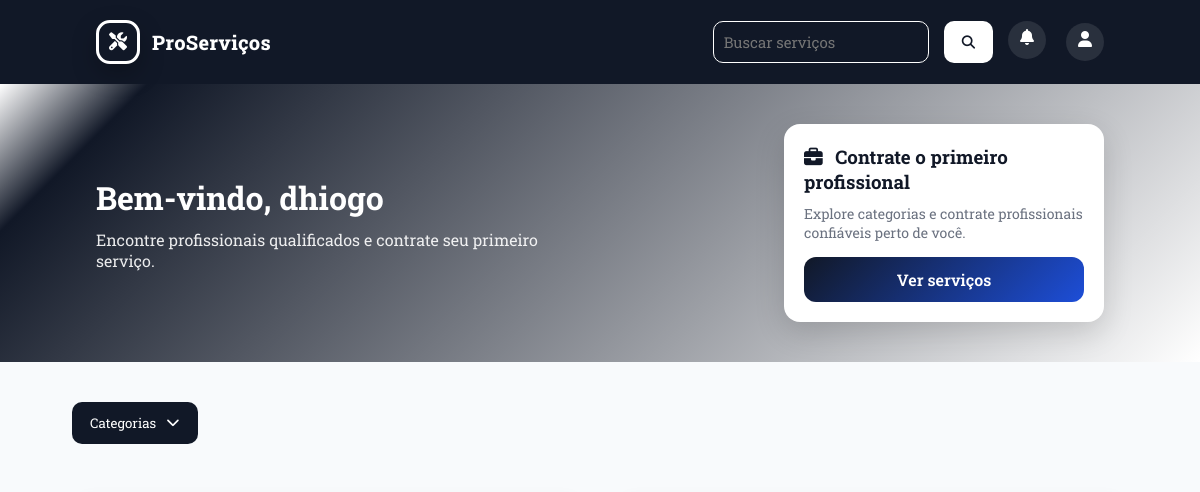
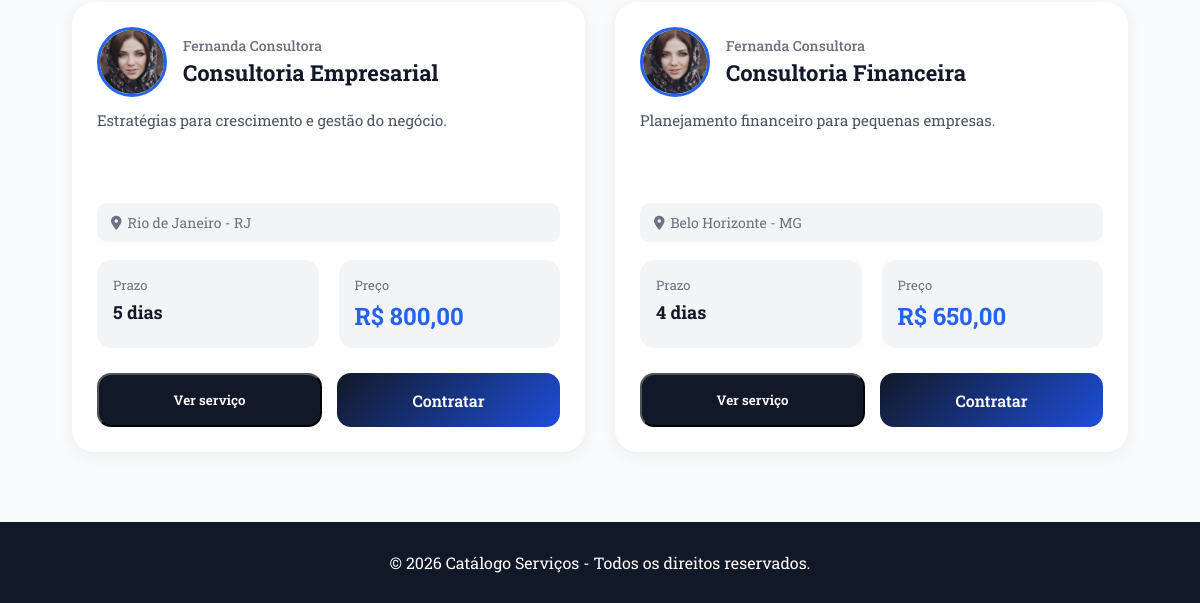
Page /frontend/public/home.php?categoria=4 (signed in) on the earlier database version (2 pictures, top to bottom).
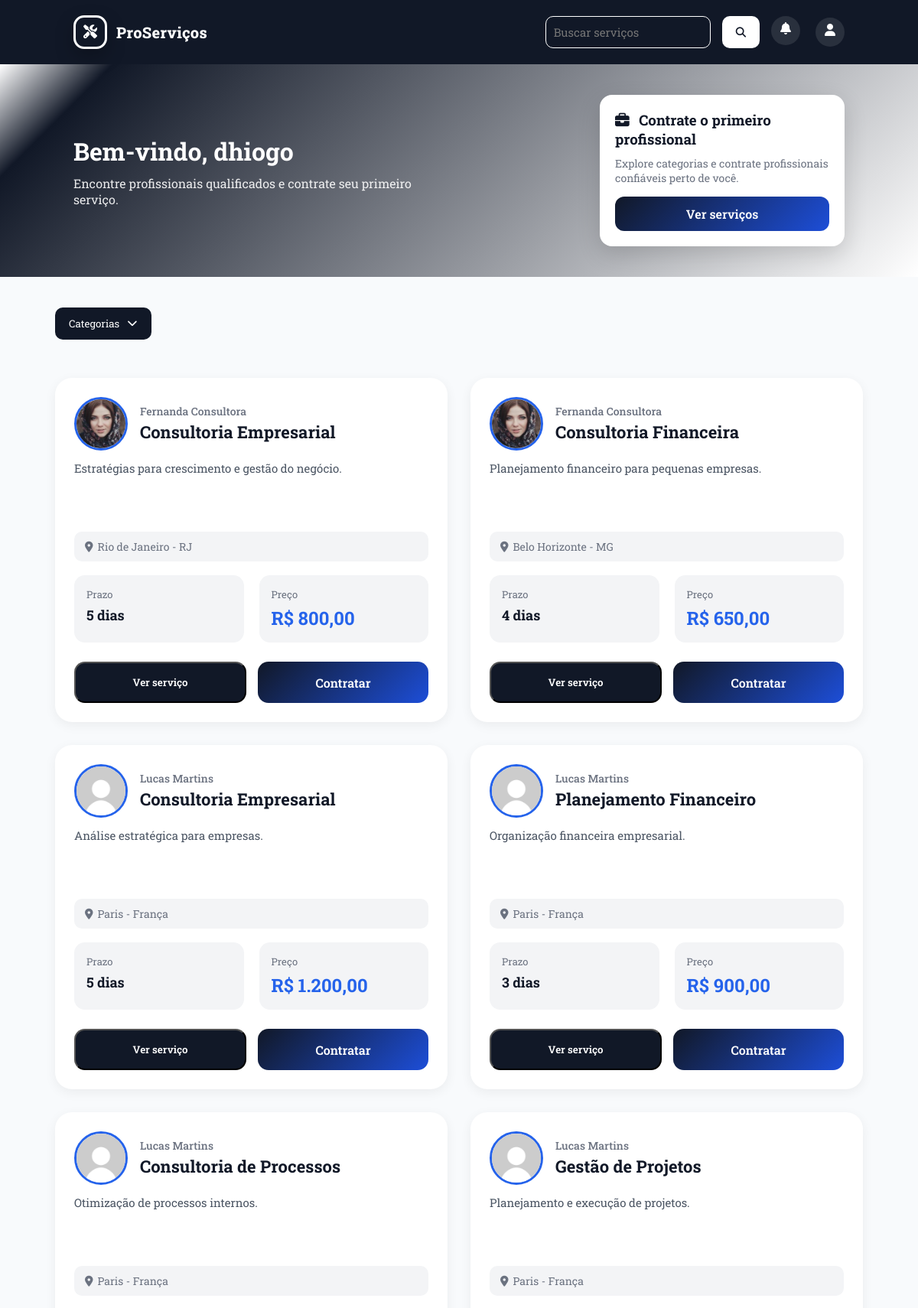
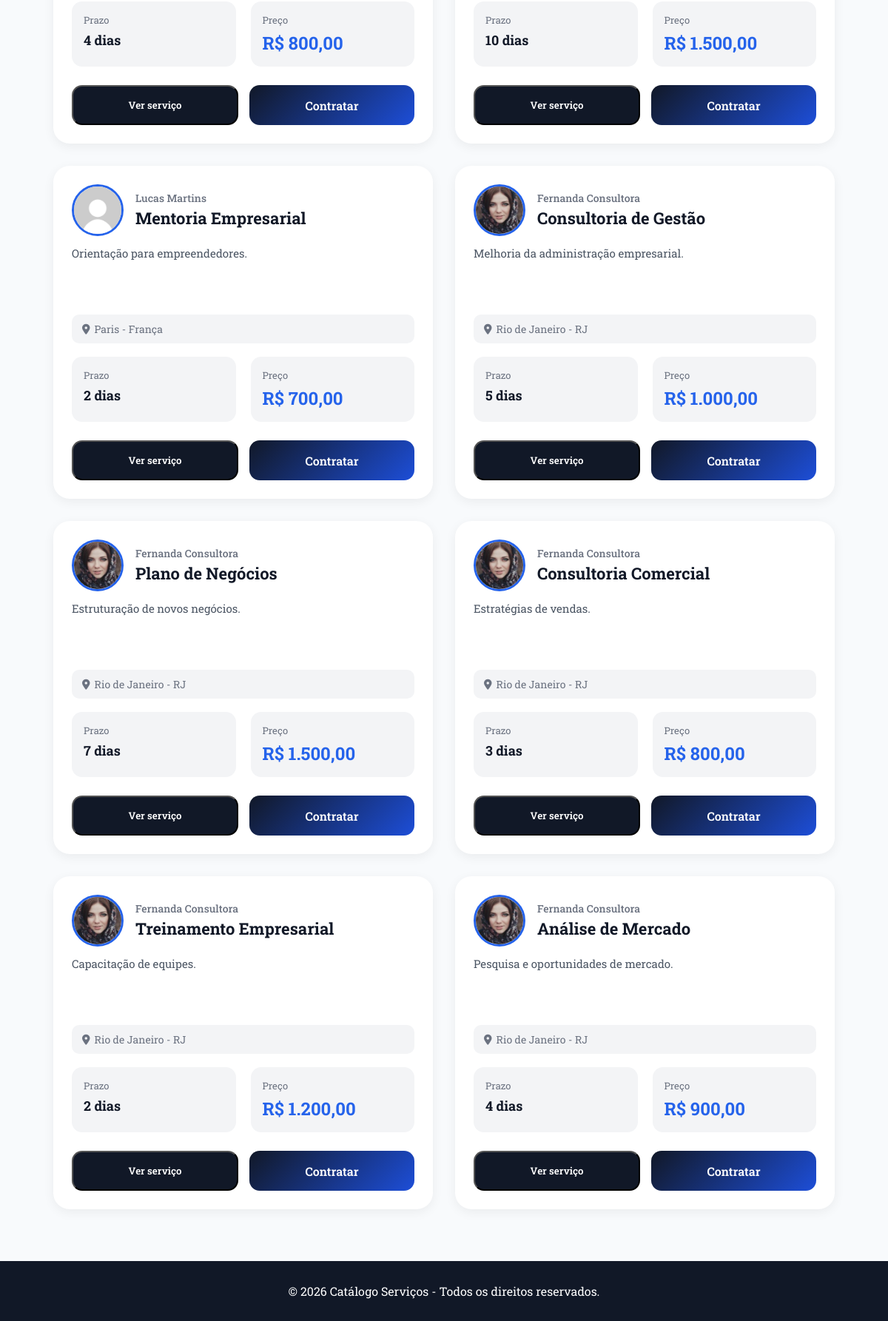
Same page on the later database version (2 pictures, top to bottom).
### tables this page shows
CREATE TABLE `servicos` (
  `id` int(11) NOT NULL,
  `usuario_id` int(11) NOT NULL,
  `categoria_id` int(11) NOT NULL,
  `nome_servico` varchar(255) NOT NULL,
  `descricao` varchar(255) DEFAULT NULL,
  `preco` decimal(10,2) NOT NULL,
  `prazo` int(11) NOT NULL,
  `localizacao` varchar(255) DEFAULT NULL,
  `criado_em` timestamp NOT NULL DEFAULT current_timestamp()
);

CREATE TABLE `usuarios` (
  `id` int(11) NOT NULL,
  `nome` varchar(100) NOT NULL,
  `email` varchar(255) NOT NULL,
  `senha` varchar(255) NOT NULL,
  `telefone` varchar(20) DEFAULT NULL,
  `tipo` enum('cliente','prestador','admin') DEFAULT 'cliente',
  `criado_em` timestamp NOT NULL DEFAULT current_timestamp(),
  `foto` varchar(255) DEFAULT NULL
);

### backend/app/controllers/ServicoController.php (called while the page is built, shortened)
<?php
require_once "C:/Turma2/xampp/htdocs/catalogo-servicos/backend/app/models/ServicoModel.php";
class ServicoController
{
    private $servicoModel;
    public function __construct($pdo)
    {
        $this->servicoModel = new ServicoModel($pdo);
    }
    public function buscarFiltrados($q, $categoriaId)
    {
        return $this->servicoModel->buscarFiltrados($q, $categoriaId);
    }
}

### backend/app/models/ServicoModel.php (called while the page is built, shortened)
<?php
class ServicoModel {
    private $pdo;
    public function __construct($pdo){
        $this->pdo = $pdo;
    }
    public function buscarFiltrados($q = null, $categoriaId = null)
{
    $sql = "SELECT
                s.*,
                u.nome AS prestador,
                u.foto,
                c.nome AS categoria_nome
            FROM servicos s
            JOIN usuarios u ON u.id = s.usuario_id
            JOIN categorias c ON c.id = s.categoria_id
            WHERE 1=1";
    $params = [];
    if (!empty($categoriaId)) {
        $sql .= " AND s.categoria_id = ?";
        $params[] = $categoriaId;
    }
    $stmt = $this->pdo->prepare($sql);
    $stmt->execute($params);
    return $stmt->fetchAll(PDO::FETCH_ASSOC);
}
}

### frontend/public/home.php (the view, shortened to what this page needs)
<?php
require_once "C:/Turma2/xampp/htdocs/catalogo-servicos/backend/app/database/database.php";
require_once "C:/Turma2/xampp/htdocs/catalogo-servicos/backend/app/controllers/ServicoController.php";
$servicoController = new ServicoController($pdo);
$q = $_GET['q'] ?? null;
$categoriaId = $_GET['categoria'] ?? null;
$servicos = $servicoController->buscarFiltrados($q, $categoriaId);
?>
<!DOCTYPE html>
<html lang="pt-br">
<head>
    <link rel="stylesheet" href="https://cdnjs.cloudflare.com/ajax/libs/font-awesome/6.5.1/css/all.min.css">
    <link rel="stylesheet" href="css/home.css">
</head>
<body>
    <header>
        <div class="logo">
            <div class="logo-icon">
                <i class="fa-solid fa-screwdriver-wrench"></i>
            </div>
            <div class="logo-text">
                <span class="logo-name">ProServiços</span>
            </div>
        </div>
        <nav>
            <?php
            $linkNotificacao = "#";
            if (!empty($_SESSION['usuario'])) {
                if ($_SESSION['usuario']['tipo'] === 'prestador') {
                    $linkNotificacao = "Prestador/notificacoes.php";
                } else {
                    $linkNotificacao = "Cliente/notificacoes.php";
                }
            }
            ?>
            <form class="search-box" method="GET" action="home.php">
                <input
                    type="text"
                    id="searchInput"
                    name="q"
                    placeholder="Buscar serviços"
                    value="<?= htmlspecialchars($_GET['q'] ?? '') ?>">
                <button type="submit">
                    <i class="fa-solid fa-magnifying-glass" style="color: #111827;"></i>
                </button>
                <?php if (!empty($_SESSION['usuario'])): ?>
                    <a href="<?= $linkNotificacao ?>" class="icon-user notificacao-icon">
                        <i class="fa-solid fa-bell"></i>
                    </a>
                <?php endif; ?>
            </form>
            <?php if (!empty($_SESSION['usuario'])): ?>
                <a href="perfil.php" class="icon-user">
                    <i class="fa-solid fa-user"></i>
                </a>
            <?php else: ?>
                <a href="login.php">Entrar</a>
                <a href="cadastro.php">Cadastrar</a>
            <?php endif; ?>
        </nav>
    </header>
    <section class="welcome-section">
        <div class="welcome-text">
            <h1>
                Bem-vindo, <?= htmlspecialchars($_SESSION['usuario']['nome'] ?? 'Visitante') ?>
            </h1>
            <p>
                <?php if (!empty($_SESSION['usuario']) && $_SESSION['usuario']['tipo'] === 'prestador'): ?>
                    Gerencie seus serviços e aumente suas oportunidades de clientes.
                <?php else: ?>
                    Encontre profissionais qualificados e contrate seu primeiro serviço.
                <?php endif; ?>
            </p>
        </div>
        <div class="recommendation-card">
            <?php if (!empty($_SESSION['usuario']) && $_SESSION['usuario']['tipo'] === 'prestador'): ?>
                <h3>Crie seu primeiro serviço</h3>
                <p>
                    Publique um serviço e comece a receber propostas de clientes agora mesmo.
                </p>
                <a href="prestador/servicos/meus-servicos.php" class="btn-recomendacao">
                    Criar serviço
                </a>
            <?php else: ?>
                <h3>
                    <i class="fa-solid fa-briefcase"></i>
                    Contrate o primeiro profissional
                </h3>
                <p>
                    Explore categorias e contrate profissionais confiáveis perto de você.
                </p>
                <a href="#servicos" class="btn-recomendacao">
                    Ver serviços
                </a>
            <?php endif; ?>
        </div>
    </section>
    <section class="categorias-menu">
    <div class="categorias-topo">
        <button class="btn-categorias" onclick="toggleCategorias()">
            Categorias
            <i class="fa-solid fa-chevron-down" id="icon-main"></i>
        </button>
    </div>
</section>
    <section class="servicos categorias-menu" id="servicos">
        <div class="servicos-grid">
    <?php foreach ($servicos as $servico): ?>
        <div class="card-servico" data-nome="<?= strtolower($servico['nome_servico']) ?>" data-prestador="<?= strtolower($servico['prestador']) ?>" data-descricao="<?= strtolower($servico['descricao']) ?>">
            <div class="top-card">
                <div class="perfil-area">
                    <img
                        src="<?= !empty($servico['foto']) ? $servico['foto'] : '../img/user.jpg' ?>"
                        alt="Prestador"
                        class="foto-prestador">
                    <div class="perfil-info">
                        <span class="nome-prestador">
                            <?= $servico['prestador'] ?>
                        </span>
                        <h3>
                            <?= $servico['nome_servico'] ?>
                        </h3>
                    </div>
                </div>
            </div>
            <div class="card-content">
                <p class="descricao">
                    <?= mb_strimwidth($servico['descricao'], 0, 120, '...') ?>
                </p>
                <p class="localizacao">
                    <i class="fa-solid fa-location-dot"></i>
                    <?= $servico['localizacao'] ?>
                </p>
                <div class="info-servico">
                    <div class="info-box">
                        <span class="label">
                            Prazo
                        </span>
                        <strong>
                            <?= $servico['prazo'] ?> dias
                        </strong>
                    </div>
                    <div class="info-box">
                        <span class="label">
                            Preço
                        </span>
                        <strong class="preco">
                            R$ <?= number_format($servico['preco'], 2, ',', '.') ?>
                        </strong>
                    </div>
                </div>
                <?php if (
                    isset($_SESSION['usuario']) &&
                    $_SESSION['usuario']['tipo'] === 'prestador'
                ): ?>
                    <button
                        class="btn-ver-servico"
                        onclick="abrirModalServico(
                            '<?= $servico['nome_servico'] ?>',
                            '<?= $servico['prestador'] ?>',
                            '<?= $servico['descricao'] ?>',
                            '<?= $servico['prazo'] ?>',
                            '<?= $servico['preco'] ?>',
                            '<?= $servico['localizacao'] ?>',
                            '<?= !empty($servico['foto']) ? $servico['foto'] : '../img/user.jpg' ?>'
                        )">
                        Ver serviço
                    </button>
                <?php else: ?>
                    <div class="botoes">
                        <button
                            class="btn-ver-servico"
                            onclick="abrirModalServico(
                                '<?= $servico['nome_servico'] ?>',
                                '<?= $servico['prestador'] ?>',
                                '<?= $servico['descricao'] ?>',
                                '<?= $servico['prazo'] ?>',
                                '<?= $servico['preco'] ?>',
                                '<?= $servico['localizacao'] ?>',
                                '<?= !empty($servico['foto']) ? $servico['foto'] : '../img/user.jpg' ?>'
                            )">
                            Ver serviço
                        </button>
                        <a
                            href="Cliente/contratar-servico.php?id=<?= $servico['id'] ?>"
                            class="btn-contratar">
                            Contratar
                        </a>
                    </div>
                <?php endif; ?>
            </div>
        </div>
    <?php endforeach; ?>
</div>
    </section>
    <footer>
        <p>
            © 2026 Catálogo Serviços - Todos os direitos reservados.
        </p>
    </footer>
</body>
</html>

Differences in the rows shown:
added servicos: usuario.nome "Lucas Martins", nome_servico "Consultoria Empresarial", descricao "Análise estratégica para empresas.", localizacao "Paris - França", prazo "5", preco "1.200,00"
added servicos: usuario.nome "Lucas Martins", nome_servico "Planejamento Financeiro", descricao "Organização financeira empresarial.", localizacao "Paris - França", prazo "3", preco "900,00"
added servicos: usuario.nome "Lucas Martins", nome_servico "Consultoria de Processos", descricao "Otimização de processos internos.", localizacao "Paris - França", prazo "4", preco "800,00"
added servicos: usuario.nome "Lucas Martins", nome_servico "Gestão de Projetos", descricao "Planejamento e execução de projetos.", localizacao "Paris - França", prazo "10", preco "1.500,00"
added servicos: usuario.nome "Lucas Martins", nome_servico "Mentoria Empresarial", descricao "Orientação para empreendedores.", localizacao "Paris - França", prazo "2", preco "700,00"
added servicos: usuario.foto (picture), usuario.nome "Fernanda Consultora", nome_servico "Consultoria de Gestão", descricao "Melhoria da administração empresarial.", localizacao "Rio de Janeiro - RJ", prazo "5", preco "1.000,00"
added servicos: usuario.foto (picture), usuario.nome "Fernanda Consultora", nome_servico "Plano de Negócios", descricao "Estruturação de novos negócios.", localizacao "Rio de Janeiro - RJ", prazo "7", preco "1.500,00"
added servicos: usuario.foto (picture), usuario.nome "Fernanda Consultora", nome_servico "Consultoria Comercial", descricao "Estratégias de vendas.", localizacao "Rio de Janeiro - RJ", prazo "3", preco "800,00"
added servicos: usuario.foto (picture), usuario.nome "Fernanda Consultora", nome_servico "Treinamento Empresarial", descricao "Capacitação de equipes.", localizacao "Rio de Janeiro - RJ", prazo "2", preco "1.200,00"
added servicos: usuario.foto (picture), usuario.nome "Fernanda Consultora", nome_servico "Análise de Mercado", descricao "Pesquisa e oportunidades de mercado.", localizacao "Rio de Janeiro - RJ", prazo "4", preco "900,00"
